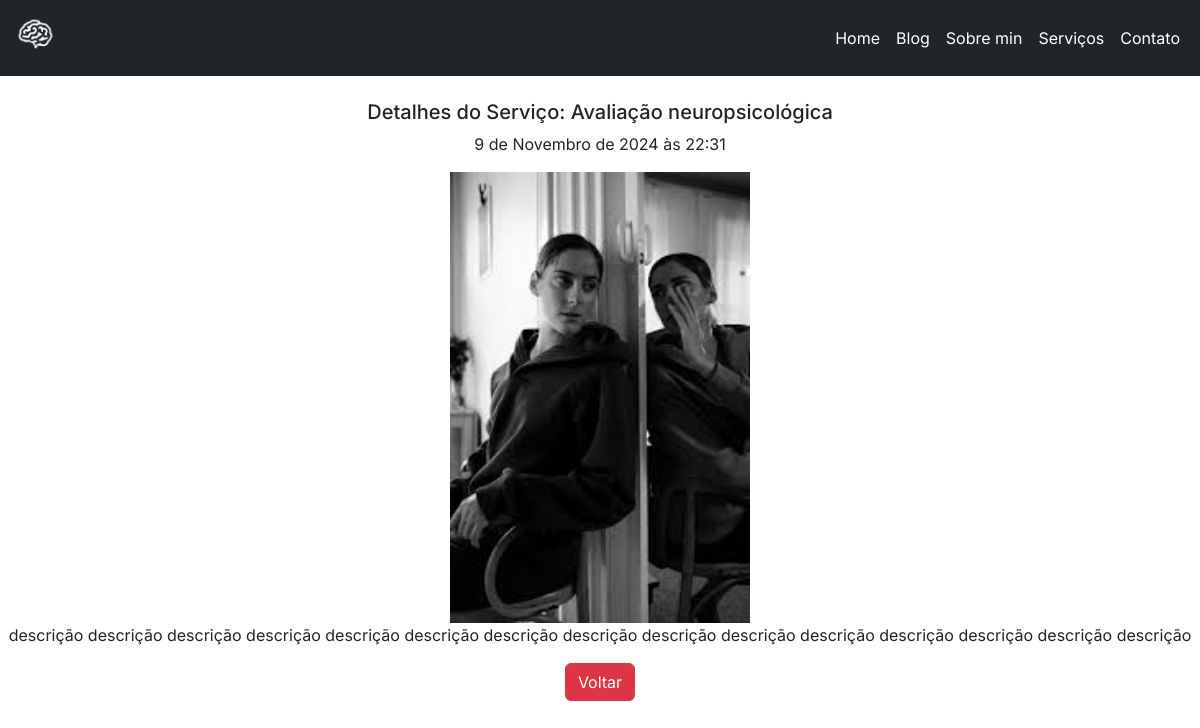
The app's page /service_detail/3/ with its own data.
### siteweb/models.py (models this page shows, shortened)
class Posts(models.Model):
    title = models.CharField(max_length=100)
    description = models.TextField()
    image = models.ImageField(upload_to='images/')
    create_at = models.DateTimeField(auto_now_add=True)
    class Meta:  # adicionar isso
        verbose_name = 'Post'
        verbose_name_plural = 'Posts'
        ordering = ['id']

### siteweb/views.py (the view)
# urls.py: path('service_detail/<int:id>/', views.service_detail, name='service-detail'),
def service_detail(request, id):
    template_name = 'service-detail.html' # template
    post = Posts.objects.get(id=id) # Metodo Get
    context = { # cria context para chamar no template
        'post': post
        }
    return render(request, template_name, context) # render

### siteweb/templates/service-detail.html (shortened to what this page needs)
{% extends "base.html" %}
{% block conteudo %}
{% load static %}
<link rel="stylesheet" href="{% static '/styles/cssservico/servico-d.css' %}">
<link rel="stylesheet" href="https://cdnjs.cloudflare.com/ajax/libs/font-awesome/6.6.0/css/all.min.css" />
<div class="detalhe" style="padding-top: 100px;">
            <div class="text-center">
                <h5>Detalhes do Serviço: {{post.title}}</h5>
                <p>{{post.create_at}}</p>
                <img src="{{post.image.url}}" width="300" alt="{{post.title}}">
                <p>{{post.description}}</p>
                <a class="btn btn-danger" href="{% url 'servicos' %}">Voltar</a>
            </div>
</div>
{% endblock conteudo %}

### static/styles/cssservicos/servico-d.css (style rules this page uses)
* { text-decoration: none; font-family: "Inter", sans-serif; list-style: none; scroll-behavior: smooth; }

### records on screen
Posts: title "Avaliação neuropsicológica", create_at "9 de Novembro de 2024 às 22:31", image (picture), description "descrição descrição descrição descrição descrição descrição descrição descrição descrição descrição descrição descrição descrição descrição descrição"
